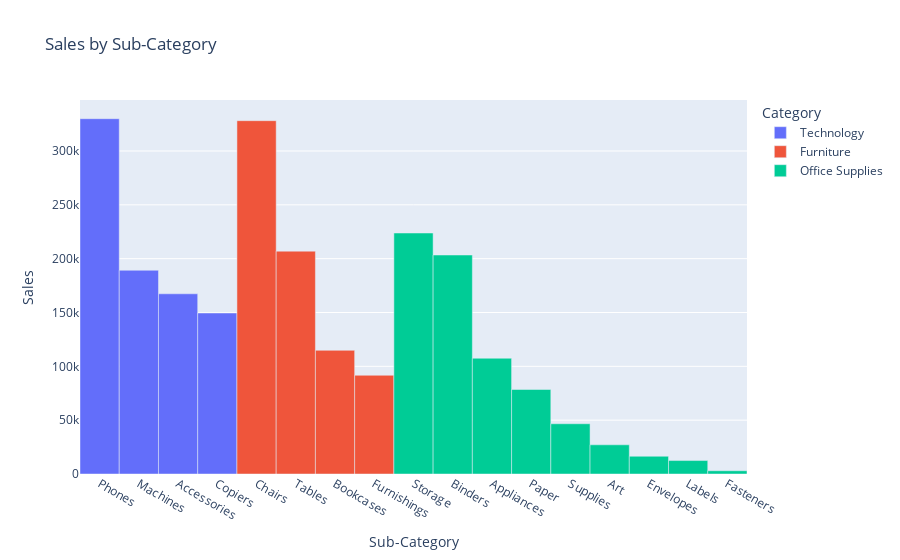

Source (notebook cell):
### Code cell
# sales by subcategory
df_subcat_sales = df.copy()

df_subcat_sales['Sub-Category'] = df_subcat_sales['Sub-Category'].astype(str)
df_subcat_sales = df_subcat_sales.groupby(['Sub-Category', 'Category'], as_index=False)['Sales'].sum()

# sort data by sales in descending order
df_subcat_sales = df_subcat_sales.sort_values(by='Sales', ascending=False)

# Column chart for overall sales by sub-category
fig_subcat_sales = px.bar(df_subcat_sales, x='Sub-Category', y='Sales', 
                 barmode='stack', color='Category', 
                 title='Sales by Sub-Category')
fig_subcat_sales.update_layout(showlegend=True)

fig_subcat_sales.show()

### Figure 1 — Plotly figure (JSON) as saved in the notebook; plotly's stock layout.template omitted (floating-point values rounded to 4 significant figures)
{"data": [{"alignmentgroup": "True", "hovertemplate": "Category=Technology<br>Sub-Category=%{x}<br>Sales=%{y}<extra></extra>", "legendgroup": "Technology", "marker": {"color": "#636efa", "pattern": {"shape": ""}}, "name": "Technology", "offsetgroup": "Technology", "orientation": "v", "showlegend": true, "textposition": "auto", "type": "bar", "x": ["Phones", "Machines", "Accessories", "Copiers"], "xaxis": "x", "y": [330000.0, 189200.0, 167400.0, 149500.0], "yaxis": "y"}, {"alignmentgroup": "True", "hovertemplate": "Category=Furniture<br>Sub-Category=%{x}<br>Sales=%{y}<extra></extra>", "legendgroup": "Furniture", "marker": {"color": "#EF553B", "pattern": {"shape": ""}}, "name": "Furniture", "offsetgroup": "Furniture", "orientation": "v", "showlegend": true, "textposition": "auto", "type": "bar", "x": ["Chairs", "Tables", "Bookcases", "Furnishings"], "xaxis": "x", "y": [328200.0, 207000.0, 114900.0, 91710.0], "yaxis": "y"}, {"alignmentgroup": "True", "hovertemplate": "Category=Office Supplies<br>Sub-Category=%{x}<br>Sales=%{y}<extra></extra>", "legendgroup": "Office Supplies", "marker": {"color": "#00cc96", "pattern": {"shape": ""}}, "name": "Office Supplies", "offsetgroup": "Office Supplies", "orientation": "v", "showlegend": true, "textposition": "auto", "type": "bar", "x": ["Storage", "Binders", "Appliances", "Paper", "Supplies", "Art", "Envelopes", "Labels", "Fasteners"], "xaxis": "x", "y": [223800.0, 203400.0, 107500.0, 78480.0, 46670.0, 27120.0, 16480.0, 12490.0, 3024.0], "yaxis": "y"}], "layout": {"bargap": 0, "barmode": "relative", "legend": {"title": {"text": "Category"}, "tracegroupgap": 0}, "showlegend": true, "title": {"text": "Sales by Sub-Category"}, "xaxis": {"anchor": "y", "domain": [0, 1], "title": {"text": "Sub-Category"}}, "yaxis": {"anchor": "x", "domain": [0, 1], "title": {"text": "Sales"}}}}
